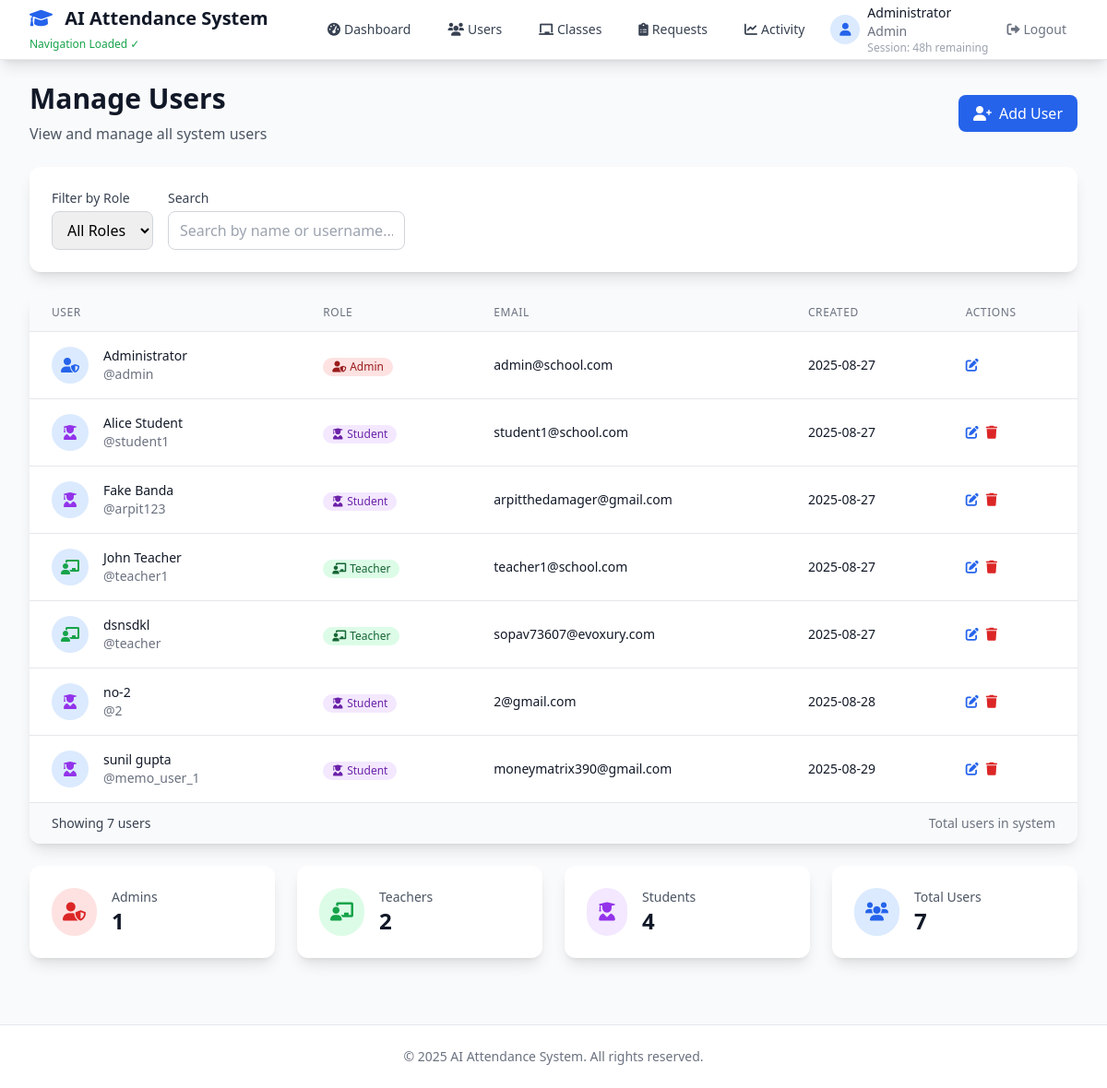
Page /admin/users (signed in) on the committed database.
### tables this page shows
CREATE TABLE users (
                id INTEGER PRIMARY KEY AUTOINCREMENT,
                username TEXT UNIQUE NOT NULL,
                password_hash TEXT NOT NULL,
                email TEXT UNIQUE NOT NULL,
                name TEXT NOT NULL,
                role TEXT NOT NULL DEFAULT 'student',
                created_at TIMESTAMP DEFAULT CURRENT_TIMESTAMP
            );

### app.py (the view)
@app.route('/admin/users')
@admin_required
@track_activity('admin_users')
def admin_users():
    role_filter = request.args.get('role')
    users = user_service.get_all_users(role_filter)
    return render_template('admin/users.html', users=users)

### app.py (called while the page is built)
@app.context_processor
def inject_session():
    return {'session': session}

### backend/auth.py (called while the page is built)
def admin_required(f):
    @wraps(f)
    def decorated_function(*args, **kwargs):
        if 'user_id' not in session:
            return redirect(url_for('login'))
        if 'login_time' in session:
            login_time = datetime.fromisoformat(session['login_time'])
            if datetime.now() - login_time > timedelta(hours=48):
                session.clear()
                flash('Your session has expired. Please log in again.', 'info')
                return redirect(url_for('login'))
        if session.get('role') != 'admin':
            flash('Access denied. Admin privileges required.', 'error')
            return redirect(url_for('dashboard'))
        return f(*args, **kwargs)
    return decorated_function

def track_activity(activity_type='page_view'):
    def decorator(f):
        @wraps(f)
        def decorated_function(*args, **kwargs):
            result = f(*args, **kwargs)
            if 'user_id' in session:
                try:
                    auth = Auth()
                    auth.log_activity(
                        user_id=session['user_id'],
                        activity_type=activity_type,
                        page_url=request.url,
                        ip_address=request.remote_addr,
                        user_agent=request.headers.get('User-Agent')
                    )
                except:
                    pass  # Don't break the app if activity tracking fails
            return result
        return decorated_function
    return decorator

    def log_activity(self, user_id, activity_type, page_url=None, action_description=None, ip_address=None, user_agent=None):
        return self.activity_model.log_activity(
            user_id=user_id,
            activity_type=activity_type,
            page_url=page_url,
            action_description=action_description,
            ip_address=ip_address,
            user_agent=user_agent
        )

### backend/database.py (called while the page is built)
    def get_db(self):
        conn = sqlite3.connect(self.db_path)
        conn.row_factory = sqlite3.Row
        return conn

### backend/models.py (called while the page is built)
    def get_all(self, role=None):
        conn = self.db.get_db()
        cursor = conn.cursor()
        if role:
            cursor.execute('SELECT * FROM users WHERE role = ? ORDER BY name', (role,))
        else:
            cursor.execute('SELECT * FROM users ORDER BY name')
        users = cursor.fetchall()
        conn.close()
        return users

### templates/admin/users.html (shortened to what this page needs)
{% extends "layout.html" %}
{% block content %}
<div class="space-y-6">
    <div class="flex items-center justify-between">
        <div>
            <h1 class="text-3xl font-bold text-gray-900">Manage Users</h1>
            <p class="text-gray-600 mt-2">View and manage all system users</p>
        </div>
        <div class="flex items-center space-x-3">
            <a href="{{ url_for('admin_add_user') }}" class="bg-blue-600 hover:bg-blue-700 text-white px-4 py-2 rounded-lg font-medium transition duration-200">
                <i class="fas fa-user-plus mr-2"></i>Add User
            </a>
        </div>
    </div>
    <div class="bg-white rounded-xl shadow-lg p-6">
        <div class="flex items-center space-x-4">
            <div>
                <label for="role-filter" class="block text-sm font-medium text-gray-700 mb-1">Filter by Role</label>
                <select id="role-filter" class="border border-gray-300 rounded-lg px-3 py-2 focus:ring-2 focus:ring-blue-500 focus:border-transparent">
                    <option value="">All Roles</option>
                </select>
            </div>
            <div>
                <label for="search" class="block text-sm font-medium text-gray-700 mb-1">Search</label>
                <input type="text" id="search" placeholder="Search by name or username..."
                       class="border border-gray-300 rounded-lg px-3 py-2 focus:ring-2 focus:ring-blue-500 focus:border-transparent">
            </div>
        </div>
    </div>
    <div class="bg-white rounded-xl shadow-lg overflow-hidden">
        {% if users %}
        <div class="overflow-x-auto">
            <table class="min-w-full divide-y divide-gray-200">
                <thead class="bg-gray-50">
                    <tr>
                        <th class="px-6 py-3 text-left text-xs font-medium text-gray-500 uppercase tracking-wider">User</th>
                        <th class="px-6 py-3 text-left text-xs font-medium text-gray-500 uppercase tracking-wider">Role</th>
                        <th class="px-6 py-3 text-left text-xs font-medium text-gray-500 uppercase tracking-wider">Email</th>
                        <th class="px-6 py-3 text-left text-xs font-medium text-gray-500 uppercase tracking-wider">Created</th>
                        <th class="px-6 py-3 text-left text-xs font-medium text-gray-500 uppercase tracking-wider">Actions</th>
                    </tr>
                </thead>
                <tbody class="bg-white divide-y divide-gray-200">
                    {% for user in users %}
                    <tr class="hover:bg-gray-50">
                        <td class="px-6 py-4 whitespace-nowrap">
                            <div class="flex items-center">
                                <div class="h-10 w-10 rounded-full bg-blue-100 flex items-center justify-center">
                                    {% if user.role == 'admin' %}
                                        <i class="fas fa-user-shield text-blue-600"></i>
                                    {% elif user.role == 'teacher' %}
                                        <i class="fas fa-chalkboard-teacher text-green-600"></i>
                                    {% else %}
                                        <i class="fas fa-user-graduate text-purple-600"></i>
                                    {% endif %}
                                </div>
                                <div class="ml-4">
                                    <div class="text-sm font-medium text-gray-900">{{ user.name }}</div>
                                    <div class="text-sm text-gray-500">@{{ user.username }}</div>
                                </div>
                            </div>
                        </td>
                        <td class="px-6 py-4 whitespace-nowrap">
                            {% if user.role == 'admin' %}
                            <span class="inline-flex items-center px-2.5 py-0.5 rounded-full text-xs font-medium bg-red-100 text-red-800">
                                <i class="fas fa-user-shield mr-1"></i>Admin
                            </span>
                            {% elif user.role == 'teacher' %}
                            <span class="inline-flex items-center px-2.5 py-0.5 rounded-full text-xs font-medium bg-green-100 text-green-800">
                                <i class="fas fa-chalkboard-teacher mr-1"></i>Teacher
                            </span>
                            {% else %}
                            <span class="inline-flex items-center px-2.5 py-0.5 rounded-full text-xs font-medium bg-purple-100 text-purple-800">
                                <i class="fas fa-user-graduate mr-1"></i>Student
                            </span>
                            {% endif %}
                        </td>
                        <td class="px-6 py-4 whitespace-nowrap text-sm text-gray-900">
                            {{ user.email or 'No email' }}
                        </td>
                        <td class="px-6 py-4 whitespace-nowrap text-sm text-gray-900">
                            {{ user.created_at.split(' ')[0] }}
                        </td>
                        <td class="px-6 py-4 whitespace-nowrap text-sm font-medium">
                            <div class="flex items-center space-x-2">
                                <button class="text-blue-600 hover:text-blue-900">
                                    <i class="fas fa-edit"></i>
                                </button>
                                {% if user.username != 'admin' %}
                                <button class="text-red-600 hover:text-red-900">
                                    <i class="fas fa-trash"></i>
                                </button>
                                {% endif %}
                            </div>
                        </td>
                    </tr>
                    {% endfor %}
                </tbody>
            </table>
        </div>
        <div class="bg-gray-50 px-6 py-3 border-t border-gray-200">
            <div class="flex items-center justify-between">
                <div class="text-sm text-gray-700">
                    Showing <span class="font-medium">{{ users|length }}</span> users
                </div>
                <div class="text-sm text-gray-500">
                    Total users in system
                </div>
            </div>
        </div>
        {% endif %}
    </div>
    <div class="grid grid-cols-1 md:grid-cols-4 gap-6">
        <div class="bg-white rounded-xl shadow-lg p-6">
            <div class="flex items-center">
                <div class="p-3 rounded-full bg-red-100 text-red-600">
                    <i class="fas fa-user-shield text-xl"></i>
                </div>
                <div class="ml-4">
                    <p class="text-sm font-medium text-gray-600">Admins</p>
                    <p class="text-2xl font-bold text-gray-900">
                        {{ users|selectattr('role', 'equalto', 'admin')|list|length }}
                    </p>
                </div>
            </div>
        </div>
        <div class="bg-white rounded-xl shadow-lg p-6">
            <div class="flex items-center">
                <div class="p-3 rounded-full bg-green-100 text-green-600">
                    <i class="fas fa-chalkboard-teacher text-xl"></i>
                </div>
                <div class="ml-4">
                    <p class="text-sm font-medium text-gray-600">Teachers</p>
                    <p class="text-2xl font-bold text-gray-900">
                        {{ users|selectattr('role', 'equalto', 'teacher')|list|length }}
                    </p>
                </div>
            </div>
        </div>
        <div class="bg-white rounded-xl shadow-lg p-6">
            <div class="flex items-center">
                <div class="p-3 rounded-full bg-purple-100 text-purple-600">
                    <i class="fas fa-user-graduate text-xl"></i>
                </div>
                <div class="ml-4">
                    <p class="text-sm font-medium text-gray-600">Students</p>
                    <p class="text-2xl font-bold text-gray-900">
                        {{ users|selectattr('role', 'equalto', 'student')|list|length }}
                    </p>
                </div>
            </div>
        </div>
        <div class="bg-white rounded-xl shadow-lg p-6">
            <div class="flex items-center">
                <div class="p-3 rounded-full bg-blue-100 text-blue-600">
                    <i class="fas fa-users text-xl"></i>
                </div>
                <div class="ml-4">
                    <p class="text-sm font-medium text-gray-600">Total Users</p>
                    <p class="text-2xl font-bold text-gray-900">{{ users|length }}</p>
                </div>
            </div>
        </div>
    </div>
</div>
{% endblock %}

### templates/layout.html (shortened to what this page needs)
<!DOCTYPE html>
<html lang="en">
<head>
    <script src="https://cdn.tailwindcss.com"></script>
    <link rel="stylesheet" href="https://cdnjs.cloudflare.com/ajax/libs/font-awesome/6.0.0/css/all.min.css">
</head>
<body class="bg-gray-50 min-h-screen">
    {% if session.user_id or session.get('user_id') %}
    <nav class="bg-white shadow-lg border-b border-gray-200" style="position: relative; z-index: 1000;">
        <div class="max-w-7xl mx-auto px-4 sm:px-6 lg:px-8">
            <div class="flex justify-between h-16">
                <div class="flex items-center">
                                    <div class="flex-shrink-0">
                    <h1 class="text-xl font-bold text-gray-900">
                        <i class="fas fa-graduation-cap text-blue-600 mr-2"></i>
                        AI Attendance System
                    </h1>
                    <small class="text-xs text-green-600">Navigation Loaded ✓</small>
                </div>
                </div>
                <div class="flex items-center space-x-4">
                    {% if session.role == 'admin' %}
                    <a href="{{ url_for('admin_dashboard') }}" class="text-gray-700 hover:text-blue-600 px-3 py-2 rounded-md text-sm font-medium">
                        <i class="fas fa-tachometer-alt mr-1"></i>Dashboard
                    </a>
                    <a href="{{ url_for('admin_users') }}" class="text-gray-700 hover:text-blue-600 px-3 py-2 rounded-md text-sm font-medium">
                        <i class="fas fa-users mr-1"></i>Users
                    </a>
                    <a href="{{ url_for('admin_classes') }}" class="text-gray-700 hover:text-blue-600 px-3 py-2 rounded-md text-sm font-medium">
                        <i class="fas fa-chalkboard mr-1"></i>Classes
                    </a>
                    <a href="{{ url_for('admin_requests') }}" class="text-gray-700 hover:text-blue-600 px-3 py-2 rounded-md text-sm font-medium">
                        <i class="fas fa-clipboard-list mr-1"></i>Requests
                    </a>
                    <a href="{{ url_for('admin_activity') }}" class="text-gray-700 hover:text-blue-600 px-3 py-2 rounded-md text-sm font-medium">
                        <i class="fas fa-chart-line mr-1"></i>Activity
                    </a>
                    {% endif %}
                    <div class="relative">
                        <div class="flex items-center space-x-2">
                            <div class="h-8 w-8 rounded-full bg-blue-100 flex items-center justify-center">
                                <i class="fas fa-user text-blue-600 text-sm"></i>
                            </div>
                            <div class="text-sm">
                                <p class="text-gray-900 font-medium">{{ session.name }}</p>
                                <p class="text-gray-500 capitalize">{{ session.role }}</p>
                                {% if session.login_time %}
                                <p class="text-xs text-gray-400" id="session-timer">Session: 48h remaining</p>
                                {% endif %}
                            </div>
                            <a href="{{ url_for('logout') }}" class="text-gray-500 hover:text-red-600 px-3 py-2 rounded-md text-sm font-medium">
                                <i class="fas fa-sign-out-alt mr-1"></i>Logout
                            </a>
                        </div>
                    </div>
                </div>
            </div>
        </div>
    </nav>
    {% endif %}
    <main class="max-w-7xl mx-auto py-6 sm:px-6 lg:px-8">
        {% block content %}{% endblock %}
    </main>
    <footer class="bg-white border-t border-gray-200 mt-12">
        <div class="max-w-7xl mx-auto py-6 px-4 sm:px-6 lg:px-8">
            <div class="text-center text-gray-500 text-sm">
                <p>&copy; 2025 AI Attendance System. All rights reserved.</p>
            </div>
        </div>
    </footer>
</body>
</html>

### rows in the picture
users: name "Administrator", role "admin" (drawn), username "admin", email "admin@school.com", created_at "2025-08-27"
users: role "student" (drawn), name "Alice Student", username "student1", email "student1@school.com", created_at "2025-08-27"
users: role "student" (drawn), name "Fake Banda", username "arpit123", email "arpitthedamager@gmail.com", created_at "2025-08-27"
users: role "teacher" (drawn), name "John Teacher", username "teacher1", email "teacher1@school.com", created_at "2025-08-27"
users: role "teacher" (drawn), name "dsnsdkl", username "teacher", email "sopav73607@evoxury.com", created_at "2025-08-27"
users: role "student" (drawn), name "no-2", username "2", email "2@gmail.com", created_at "2025-08-28"
users: role "student" (drawn), name "sunil gupta", username "memo_user_1", email "moneymatrix390@gmail.com", created_at "2025-08-29"

### other values in the picture
{{ session.role }} "Admin"
{{ users|length }} "7"
{{ users|selectattr('role', 'equalto', 'admin')|list|length }} "1"
{{ users|selectattr('role', 'equalto', 'teacher')|list|length }} "2"
{{ users|selectattr('role', 'equalto', 'student')|list|length }} "4"
